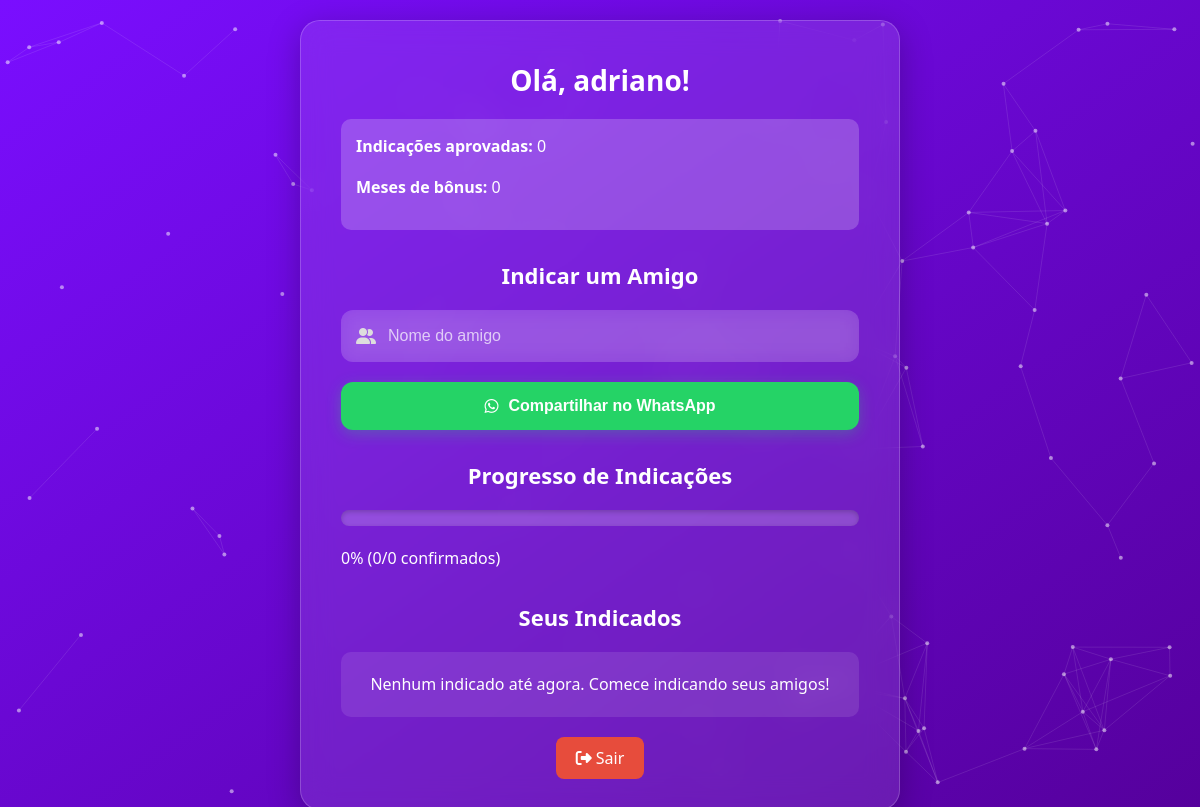
The page /painel (signed in) on the database its author committed.
### tables this page shows
CREATE TABLE clientes (
            id INTEGER PRIMARY KEY AUTOINCREMENT,
            nome TEXT NOT NULL,
            email TEXT UNIQUE NOT NULL,
            telefone TEXT,
            senha TEXT NOT NULL,
            indicacoes INTEGER DEFAULT 0,
            meses_bonus INTEGER DEFAULT 0,
            link_indicacao TEXT
        );

### app.py (the view)
@app.route('/painel')
def painel():
    if 'cliente_id' not in session:
        return redirect('/login')
    cliente_id = session['cliente_id']
    conn = get_db_connection()
    cliente = conn.execute("SELECT nome, email, indicacoes, meses_bonus, link_indicacao FROM clientes WHERE id = ?", (cliente_id,)).fetchone()
    indicacoes = conn.execute("SELECT nome, email, assinou FROM indicacoes WHERE cliente_id = ?", (cliente_id,)).fetchall()
    conn.close()
    indicados = [{'nome': i['nome'], 'email': i['email'], 'assinou': bool(i['assinou'])} for i in indicacoes]
    total_indicados = len(indicados)
    total_assinantes = sum(1 for i in indicados if i['assinou'])
    progresso_percent = int((total_assinantes / total_indicados) * 100) if total_indicados > 0 else 0
    show_parabens = total_assinantes >= 6
    return render_template('painel.html',
                           cliente=cliente,
                           indicados=indicados,
                           total_indicados=total_indicados,
                           total_assinantes=total_assinantes,
                           progresso_percent=progresso_percent,
                           show_parabens=show_parabens)

### app.py (called while the page is built)
def get_db_connection():
    conn = sqlite3.connect('banco.db')
    conn.row_factory = sqlite3.Row
    conn.execute('PRAGMA foreign_keys = ON')
    return conn

### templates/painel.html (shortened to what this page needs)
<!DOCTYPE html>
<html lang="pt-br">
<head>
  <link rel="stylesheet" href="{{ url_for('static', filename='style.css') }}">
  <link rel="stylesheet" href="https://cdnjs.cloudflare.com/ajax/libs/font-awesome/6.5.0/css/all.min.css">
</head>
<body>
  <div class="painel-container">
    <h1>Olá, {{ cliente.nome }}!</h1>
    <div style="background: rgba(255,255,255,0.2); padding: 15px; border-radius: 10px; margin: 15px 0;">
      <p><strong>Indicações aprovadas:</strong> {{ cliente.indicacoes }}</p>
      <p><strong>Meses de bônus:</strong> {{ cliente.meses_bonus }}</p>
    </div>
    <h2>Indicar um Amigo</h2>
    <form method="POST" action="/indicar_amigo">
      <div class="input-group">
        <i class="fas fa-user-friends"></i>
        <input type="text" name="nome_amigo" placeholder="Nome do amigo" required>
      </div>
      <button type="submit" class="whatsapp-button">
        <i class="fab fa-whatsapp"></i>
        Compartilhar no WhatsApp
      </button>
    </form>
    <h2>Progresso de Indicações</h2>
    <div class="progress-bar">
    </div>
    <p>{{ progresso_percent }}% ({{ total_assinantes }}/{{ total_indicados }} confirmados)</p>
    <h2>Seus Indicados</h2>
    {% if indicados %}
    <table class="tabela-indicados">
      <thead>
        <tr>
          <th>Nome</th>
          <th>Status</th>
        </tr>
      </thead>
      <tbody>
        {% for indicado in indicados %}
        <tr>
          <td>{{ indicado.nome }}</td>
          <td>
            {% if indicado.assinou %}
              <span class="status-assinou">✅ Assinou</span>
            {% else %}
              <span class="status-pendente">⏳ Pendente</span>
            {% endif %}
          </td>
        </tr>
        {% endfor %}
      </tbody>
    </table>
    {% else %}
      <p style="text-align: center; padding: 20px; background: rgba(255,255,255,0.1); border-radius: 10px;">
        Nenhum indicado até agora. Comece indicando seus amigos!
      </p>
    {% endif %}
    <div style="margin-top: 30px; text-align: center;">
      <a href="/logout" style="background: #e74c3c; color: white; padding: 10px 20px; border-radius: 8px; text-decoration: none;">
        <i class="fas fa-sign-out-alt"></i> Sair
      </a>
    </div>
  </div>
</body>
</html>

### static/style.css (style rules this page uses)
* { margin: 0; padding: 0; box-sizing: border-box; }
body { font-family: 'Segoe UI', Tahoma, Geneva, Verdana, sans-serif; background: linear-gradient(145deg, #7a0eff, #55009b); min-height: 100vh; overflow-x: hidden; display: flex; align-items: center; justify-content: center; flex-direction: column; position: relative; }
.login-container, .cadastro-container, .painel-container { background: rgba(255, 255, 255, 0.1); padding: 40px; border-radius: 20px; backdrop-filter: blur(15px); box-shadow: 0 8px 32px rgba(0, 0, 0, 0.25); width: 100%; max-width: 420px; text-align: center; color: #fff; animation: fadeSlideIn 1s ease forwards; margin: 20px; border: 1px solid rgba(255, 255, 255, 0.2); }
.painel-container { max-width: 600px; text-align: left; }
h1, h2, h3 { margin-bottom: 20px; font-weight: 600; }
h1 { font-size: 28px; text-align: center; }
h2 { font-size: 22px; margin-top: 30px; text-align: center; }
p { margin-bottom: 15px; line-height: 1.6; }
.input-group { position: relative; margin-bottom: 20px; width: 100%; }
.input-group i { position: absolute; left: 15px; top: 50%; transform: translateY(-50%); color: #ddd; font-size: 16px; pointer-events: none; z-index: 2; }
.input-group input, input[type="text"], input[type="email"], input[type="password"], input[type="tel"] { width: 100%; padding: 15px 15px 15px 45px; background: rgba(255, 255, 255, 0.15); border-radius: 12px; border: 2px solid transparent; color: #fff; font-size: 16px; outline: none; transition: all 0.3s ease; backdrop-filter: blur(10px); }
input::placeholder { color: rgba(255, 255, 255, 0.7); }
button, .whatsapp-button { width: 100%; padding: 15px 20px; background: #25D366; color: #fff; border: none; border-radius: 12px; font-size: 16px; font-weight: 600; cursor: pointer; transition: all 0.3s ease; margin-top: 15px; display: flex; align-items: center; justify-content: center; gap: 10px; text-decoration: none; box-shadow: 0 4px 15px rgba(37, 211, 102, 0.3); }
a { color: #fff; text-decoration: none; transition: all 0.3s ease; }
.progress-bar { width: 100%; height: 16px; background: rgba(255, 255, 255, 0.2); border-radius: 10px; margin: 20px 0; overflow: hidden; box-shadow: inset 0 2px 5px rgba(0, 0, 0, 0.2); }

### rows shown on the page
clientes: nome "adriano", indicacoes "0", meses_bonus "0"

### other values the page prints
{{ progresso_percent }} "0"
{{ total_assinantes }} "0"
{{ total_indicados }} "0"
